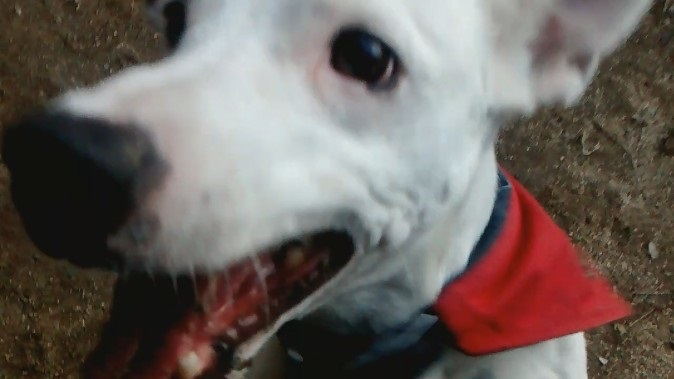
//> input picture simpleCV1/Release/MyPic.png, 674 x 379 px, given in place of the camera
$ ./main   (built with g++ and OpenCV 4)
//> lines starting //> are read from the running program, lines starting //| are printed output that depends on the picture; after the words box and inside, x2 and y2 are one past the last pixel; in counts of white or black regions, pixels touching at a corner belong together
//objectTrackingTutorial.cpp

//Written by  Kyle Hounslow 2013

//Permission is hereby granted, free of charge, to any person obtaining a copy of this software and associated documentation files (the "Software")
//, to deal in the Software without restriction, including without limitation the rights to use, copy, modify, merge, publish, distribute, sublicense,
//and/or sell copies of the Software, and to permit persons to whom the Software is furnished to do so, subject to the following conditions:

//The above copyright notice and this permission notice shall be included in all copies or substantial portions of the Software.

//THE SOFTWARE IS PROVIDED "AS IS", WITHOUT WARRANTY OF ANY KIND, EXPRESS OR IMPLIED, INCLUDING BUT NOT LIMITED TO THE WARRANTIES OF MERCHANTABILITY,
//FITNESS FOR A PARTICULAR PURPOSE AND NONINFRINGEMENT. IN NO EVENT SHALL THE AUTHORS OR COPYRIGHT HOLDERS BE LIABLE FOR ANY CLAIM, DAMAGES OR OTHER
//LIABILITY, WHETHER IN AN ACTION OF CONTRACT, TORT OR OTHERWISE, ARISING FROM, OUT OF OR IN CONNECTION WITH THE SOFTWARE OR THE USE OR OTHER DEALINGS
//IN THE SOFTWARE.

#include <sstream>
#include <string>
#include <iostream>
#include <opencv\highgui.h>
#include <opencv\cv.h>

using namespace cv;
//initial min and max HSV filter values.
//these will be changed using trackbars
int H_MIN = 0;
int H_MAX = 256;
int S_MIN = 0;
int S_MAX = 256;
int V_MIN = 0;
int V_MAX = 256;
//default capture width and height
const int FRAME_WIDTH = 640;
const int FRAME_HEIGHT = 480;
//max number of objects to be detected in frame
const int MAX_NUM_OBJECTS=50;
//minimum and maximum object area
const int MIN_OBJECT_AREA = 5*5;
const int MAX_OBJECT_AREA = FRAME_HEIGHT*FRAME_WIDTH/1.5;
//names that will appear at the top of each window
const string windowName = "Original Image";
const string windowName1 = "HSV Image";
const string windowName2 = "Thresholded Image";
const string windowName3 = "After Morphological Operations";
const string trackbarWindowName = "Trackbars";
void on_trackbar( int, void* )
{//This function gets called whenever a
	// trackbar position is changed


}
string intToString(int number){


	std::stringstream ss;
	ss << number;
	return ss.str();
}
void createTrackbars(){
	//create window for trackbars


	namedWindow(trackbarWindowName,0);
	//create memory to store trackbar name on window
	char TrackbarName[50];
	sprintf_s( TrackbarName, "H_MIN", H_MIN);
	sprintf_s( TrackbarName, "H_MAX", H_MAX);
	sprintf_s( TrackbarName, "S_MIN", S_MIN);
	sprintf_s( TrackbarName, "S_MAX", S_MAX);
	sprintf_s( TrackbarName, "V_MIN", V_MIN);
	sprintf_s( TrackbarName, "V_MAX", V_MAX);
	//create trackbars and insert them into window
	//3 parameters are: the address of the variable that is changing when the trackbar is moved(eg.H_LOW),
	//the max value the trackbar can move (eg. H_HIGH),
	//and the function that is called whenever the trackbar is moved(eg. on_trackbar)
	//                                  ---->    ---->     ---->
	createTrackbar( "H_MIN", trackbarWindowName, &H_MIN, H_MAX, on_trackbar );
//> slider 'H_MIN' is set to 51
	createTrackbar( "H_MAX", trackbarWindowName, &H_MAX, H_MAX, on_trackbar );
	createTrackbar( "S_MIN", trackbarWindowName, &S_MIN, S_MAX, on_trackbar );
//> slider 'S_MIN' is set to 51
	createTrackbar( "S_MAX", trackbarWindowName, &S_MAX, S_MAX, on_trackbar );
	createTrackbar( "V_MIN", trackbarWindowName, &V_MIN, V_MAX, on_trackbar );
//> slider 'V_MIN' is set to 51
	createTrackbar( "V_MAX", trackbarWindowName, &V_MAX, V_MAX, on_trackbar );


}
void drawObject(int x, int y,Mat &frame){

	//use some of the openCV drawing functions to draw crosshairs
	//on your tracked image!

	//UPDATE:JUNE 18TH, 2013
	//added 'if' and 'else' statements to prevent
	//memory errors from writing off the screen (ie. (-25,-25) is not within the window!)

	circle(frame,Point(x,y),20,Scalar(0,255,0),2);
	if(y-25>0)
		line(frame,Point(x,y),Point(x,y-25),Scalar(0,255,0),2);
	else line(frame,Point(x,y),Point(x,0),Scalar(0,255,0),2);
	if(y+25<FRAME_HEIGHT)
		line(frame,Point(x,y),Point(x,y+25),Scalar(0,255,0),2);
	else line(frame,Point(x,y),Point(x,FRAME_HEIGHT),Scalar(0,255,0),2);
	if(x-25>0)
		line(frame,Point(x,y),Point(x-25,y),Scalar(0,255,0),2);
	else line(frame,Point(x,y),Point(0,y),Scalar(0,255,0),2);
	if(x+25<FRAME_WIDTH)
		line(frame,Point(x,y),Point(x+25,y),Scalar(0,255,0),2);
	else line(frame,Point(x,y),Point(FRAME_WIDTH,y),Scalar(0,255,0),2);

	putText(frame,intToString(x)+","+intToString(y),Point(x,y+30),1,1,Scalar(0,255,0),2);

}
void morphOps(Mat &thresh){

	//create structuring element that will be used to "dilate" and "erode" image.
	//the element chosen here is a 3px by 3px rectangle

	Mat erodeElement = getStructuringElement( MORPH_RECT,Size(3,3));
	//dilate with larger element so make sure object is nicely visible
	Mat dilateElement = getStructuringElement( MORPH_RECT,Size(8,8));

	erode(thresh,thresh,erodeElement);
	erode(thresh,thresh,erodeElement);


	dilate(thresh,thresh,dilateElement);
	dilate(thresh,thresh,dilateElement);


}
void trackFilteredObject(int &x, int &y, Mat threshold, Mat &cameraFeed){

	Mat temp;
	threshold.copyTo(temp);
	//these two vectors needed for output of findContours
	vector< vector<Point> > contours;
	vector<Vec4i> hierarchy;
	//find contours of filtered image using openCV findContours function
	findContours(temp,contours,hierarchy,CV_RETR_CCOMP,CV_CHAIN_APPROX_SIMPLE );
	//use moments method to find our filtered object
	double refArea = 0;
	bool objectFound = false;
	if (hierarchy.size() > 0) {
		int numObjects = hierarchy.size();
		//if number of objects greater than MAX_NUM_OBJECTS we have a noisy filter
		if(numObjects<MAX_NUM_OBJECTS){
			for (int index = 0; index >= 0; index = hierarchy[index][0]) {

				Moments moment = moments((cv::Mat)contours[index]);
				double area = moment.m00;

				//if the area is less than 20 px by 20px then it is probably just noise
				//if the area is the same as the 3/2 of the image size, probably just a bad filter
				//we only want the object with the largest area so we safe a reference area each
				//iteration and compare it to the area in the next iteration.
				if(area>MIN_OBJECT_AREA && area<MAX_OBJECT_AREA && area>refArea){
					x = moment.m10/area;
					y = moment.m01/area;
					objectFound = true;
					refArea = area;
				}else objectFound = false;


			}
			//let user know you found an object
			if(objectFound ==true){
				putText(cameraFeed,"Tracking Object",Point(0,50),2,1,Scalar(0,255,0),2);
				//draw object location on screen
				drawObject(x,y,cameraFeed);}

		}else putText(cameraFeed,"TOO MUCH NOISE! ADJUST FILTER",Point(0,50),1,2,Scalar(0,0,255),2);
	}
}
int main(int argc, char* argv[])
{
	//some boolean variables for different functionality within this
	//program
	bool trackObjects = true;
	bool useMorphOps = true;
	//Matrix to store each frame of the webcam feed
	Mat cameraFeed;
	//matrix storage for HSV image
	Mat HSV;
	//matrix storage for binary threshold image
	Mat threshold;
	//x and y values for the location of the object
	int x=0, y=0;
	//create slider bars for HSV filtering
	createTrackbars();
	//video capture object to acquire webcam feed
	VideoCapture capture;
	//open capture object at location zero (default location for webcam)
	capture.open(0);
	//set height and width of capture frame
	capture.set(CV_CAP_PROP_FRAME_WIDTH,FRAME_WIDTH);
	capture.set(CV_CAP_PROP_FRAME_HEIGHT,FRAME_HEIGHT);
	//start an infinite loop where webcam feed is copied to cameraFeed matrix
	//all of our operations will be performed within this loop
	while(1){
		//store image to matrix
		capture.read(cameraFeed);
//> cameraFeed is the input picture: 379 rows x 674 cols, CV_8UC3; mean B, G, R 94, 98.7, 108.2
		//convert frame from BGR to HSV colorspace
		cvtColor(cameraFeed,HSV,COLOR_BGR2HSV);
//> HSV: 379 rows x 674 cols, CV_8UC3; mean H, S, V 53.4, 63.8, 112.1
		//filter HSV image between values and store filtered image to
		//threshold matrix
		inRange(HSV,Scalar(H_MIN,S_MIN,V_MIN),Scalar(H_MAX,S_MAX,V_MAX),threshold);
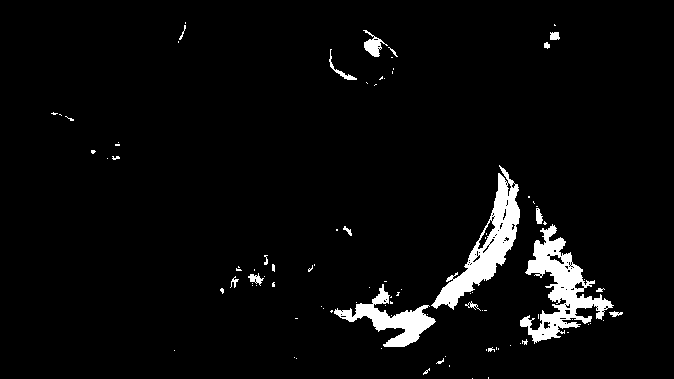
//> threshold: 379 rows x 674 cols, CV_8UC1; 4.1% white; 96 white regions (76 under 20 px), largest, box (x1, y1, x2, y2) and area: (520, 224, 614, 344) 3745, (431, 165, 520, 310) 3503, (334, 284, 436, 347) 2027
		//perform morphological operations on thresholded image to eliminate noise
		//and emphasize the filtered object(s)
		if(useMorphOps)
			morphOps(threshold);
//> in morphOps, `dilate(thresh,thresh,dilateElement);`:
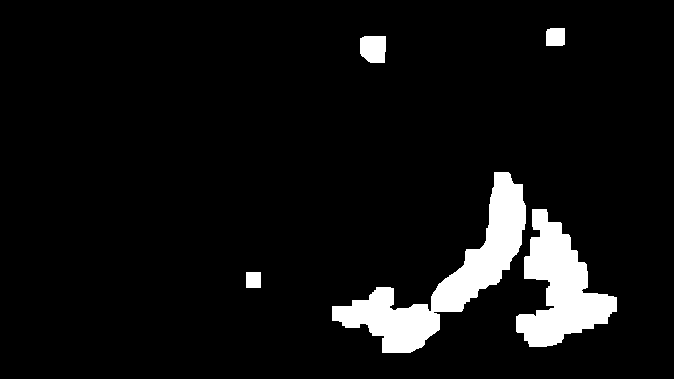
//> thresh: 379 rows x 674 cols, CV_8UC1; 6.8% white; 5 white regions
		//pass in thresholded frame to our object tracking function
		//this function will return the x and y coordinates of the
		//filtered object
		if(trackObjects)
			trackFilteredObject(x,y,threshold,cameraFeed);
//> in trackFilteredObject, `findContours(temp,contours,hierarchy,CV_RETR_CCOMP,CV_CHAIN_APPROX_SIM..`: contours = 5 contours; box (x1, y1, x2, y2) and area: (332, 172, 526, 353) 9018, (516, 209, 617, 347) 6646, (360, 36, 386, 63) 594, (546, 28, 565, 46) 300, (246, 272, 261, 288) 210
//> in trackFilteredObject, `int numObjects = hierarchy.size();`: numObjects = 5
//> the loop in trackFilteredObject, `for (int index = 0; index >= 0; index = hierarchy[index][0])` made 5 passes
//> (area, x, y, refArea) on passes 1 to 3: (210, 253, 279, 210), (6646, 559, 287, 6646), (9018, 446, 278, 9018)
//> area on passes 4 to 5: 594.5, 299.5
//> after the loop in trackFilteredObject, `for (int index = 0; index >= 0; index = hierarchy[index][0])`: x = 446; y = 278; objectFound = false; refArea = 9018
//> x = 446; y = 278

		//show frames
		imshow(windowName2,threshold);
		imshow(windowName,cameraFeed);
		imshow(windowName1,HSV);
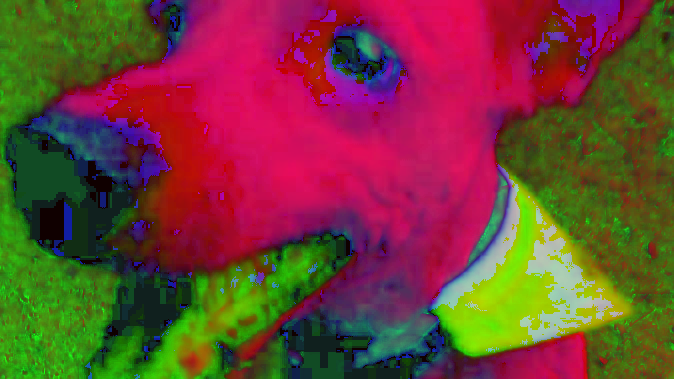
//> window 'HSV Image': 379 rows x 674 cols, CV_8UC3; mean B, G, R 53.4, 63.8, 112.1


		//delay 30ms so that screen can refresh.
		//image will not appear without this waitKey() command
		waitKey(30);
	}
	return 0;
}
